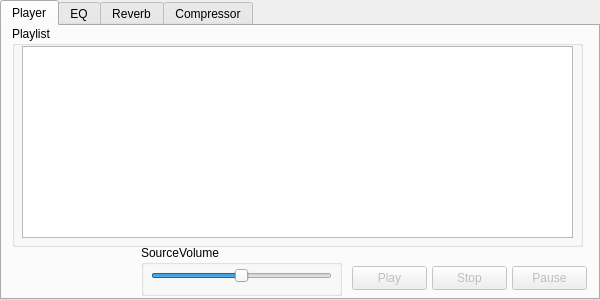
<?xml version="1.0" encoding="UTF-8"?>
<ui version="4.0">
 <class>ASQt_SourceClass</class>
 <widget class="QWidget" name="ASQt_SourceClass">
  <property name="geometry">
   <rect>
    <x>0</x>
    <y>0</y>
    <width>600</width>
    <height>300</height>
   </rect>
  </property>
  <property name="minimumSize">
   <size>
    <width>600</width>
    <height>300</height>
   </size>
  </property>
  <property name="maximumSize">
   <size>
    <width>600</width>
    <height>300</height>
   </size>
  </property>
  <property name="acceptDrops">
   <bool>true</bool>
  </property>
  <property name="windowTitle">
   <string>ASQt_Source</string>
  </property>
  <widget class="QTabWidget" name="m_Player">
   <property name="geometry">
    <rect>
     <x>0</x>
     <y>0</y>
     <width>600</width>
     <height>300</height>
    </rect>
   </property>
   <property name="minimumSize">
    <size>
     <width>600</width>
     <height>300</height>
    </size>
   </property>
   <property name="maximumSize">
    <size>
     <width>600</width>
     <height>300</height>
    </size>
   </property>
   <property name="currentIndex">
    <number>0</number>
   </property>
   <widget class="QWidget" name="m_PlayerTab">
    <attribute name="title">
     <string>Player</string>
    </attribute>
    <widget class="QPushButton" name="m_PauseButton">
     <property name="enabled">
      <bool>false</bool>
     </property>
     <property name="geometry">
      <rect>
       <x>510</x>
       <y>240</y>
       <width>75</width>
       <height>24</height>
      </rect>
     </property>
     <property name="text">
      <string>Pause</string>
     </property>
    </widget>
    <widget class="QGroupBox" name="groupBox">
     <property name="geometry">
      <rect>
       <x>139</x>
       <y>219</y>
       <width>201</width>
       <height>51</height>
      </rect>
     </property>
     <property name="title">
      <string>SourceVolume</string>
     </property>
     <widget class="QSlider" name="m_SourceVol">
      <property name="geometry">
       <rect>
        <x>10</x>
        <y>20</y>
        <width>181</width>
        <height>22</height>
       </rect>
      </property>
      <property name="maximum">
       <number>200</number>
      </property>
      <property name="value">
       <number>100</number>
      </property>
      <property name="orientation">
       <enum>Qt::Horizontal</enum>
      </property>
     </widget>
    </widget>
    <widget class="QPushButton" name="m_PlayButton">
     <property name="enabled">
      <bool>false</bool>
     </property>
     <property name="geometry">
      <rect>
       <x>350</x>
       <y>240</y>
       <width>75</width>
       <height>24</height>
      </rect>
     </property>
     <property name="text">
      <string>Play</string>
     </property>
    </widget>
    <widget class="QPushButton" name="m_StopButton">
     <property name="enabled">
      <bool>false</bool>
     </property>
     <property name="geometry">
      <rect>
       <x>430</x>
       <y>240</y>
       <width>75</width>
       <height>24</height>
      </rect>
     </property>
     <property name="text">
      <string>Stop</string>
     </property>
    </widget>
    <widget class="QGroupBox" name="groupBox_2">
     <property name="geometry">
      <rect>
       <x>10</x>
       <y>0</y>
       <width>571</width>
       <height>221</height>
      </rect>
     </property>
     <property name="title">
      <string>Playlist</string>
     </property>
     <widget class="QListWidget" name="m_Playlist">
      <property name="geometry">
       <rect>
        <x>10</x>
        <y>20</y>
        <width>551</width>
        <height>192</height>
       </rect>
      </property>
     </widget>
    </widget>
   </widget>
   <widget class="QWidget" name="m_EQTab">
    <attribute name="title">
     <string>EQ</string>
    </attribute>
    <widget class="QCheckBox" name="m_EnableEq">
     <property name="geometry">
      <rect>
       <x>10</x>
       <y>250</y>
       <width>75</width>
       <height>20</height>
      </rect>
     </property>
     <property name="text">
      <string>Enable</string>
     </property>
    </widget>
    <widget class="QWidget" name="">
     <property name="geometry">
      <rect>
       <x>10</x>
       <y>10</y>
       <width>551</width>
       <height>201</height>
      </rect>
     </property>
     <layout class="QHBoxLayout" name="horizontalLayout">
      <item>
       <widget class="QSlider" name="m_55Hz">
        <property name="minimum">
         <number>-20</number>
        </property>
        <property name="maximum">
         <number>20</number>
        </property>
        <property name="orientation">
         <enum>Qt::Vertical</enum>
        </property>
       </widget>
      </item>
      <item>
       <widget class="QSlider" name="m_77Hz">
        <property name="minimum">
         <number>-20</number>
        </property>
        <property name="maximum">
         <number>20</number>
        </property>
        <property name="orientation">
         <enum>Qt::Vertical</enum>
        </property>
       </widget>
      </item>
      <item>
       <widget class="QSlider" name="m_110Hz">
        <property name="minimum">
         <number>-20</number>
        </property>
        <property name="maximum">
         <number>20</number>
        </property>
        <property name="orientation">
         <enum>Qt::Vertical</enum>
        </property>
       </widget>
      </item>
      <item>
       <widget class="QSlider" name="m_156Hz">
        <property name="minimum">
         <number>-20</number>
        </property>
        <property name="maximum">
         <number>20</number>
        </property>
        <property name="orientation">
         <enum>Qt::Vertical</enum>
        </property>
       </widget>
      </item>
      <item>
       <widget class="QSlider" name="m_220Hz">
        <property name="minimum">
         <number>-20</number>
        </property>
        <property name="maximum">
         <number>20</number>
        </property>
        <property name="orientation">
         <enum>Qt::Vertical</enum>
        </property>
       </widget>
      </item>
      <item>
       <widget class="QSlider" name="m_311Hz">
        <property name="minimum">
         <number>-20</number>
        </property>
        <property name="maximum">
         <number>20</number>
        </property>
        <property name="orientation">
         <enum>Qt::Vertical</enum>
        </property>
       </widget>
      </item>
      <item>
       <widget class="QSlider" name="m_440Hz">
        <property name="minimum">
         <number>-20</number>
        </property>
        <property name="maximum">
         <number>20</number>
        </property>
        <property name="orientation">
         <enum>Qt::Vertical</enum>
        </property>
       </widget>
      </item>
      <item>
       <widget class="QSlider" name="m_622Hz">
        <property name="minimum">
         <number>-20</number>
        </property>
        <property name="maximum">
         <number>20</number>
        </property>
        <property name="orientation">
         <enum>Qt::Vertical</enum>
        </property>
       </widget>
      </item>
      <item>
       <widget class="QSlider" name="m_880Hz">
        <property name="minimum">
         <number>-20</number>
        </property>
        <property name="maximum">
         <number>20</number>
        </property>
        <property name="orientation">
         <enum>Qt::Vertical</enum>
        </property>
       </widget>
      </item>
      <item>
       <widget class="QSlider" name="m_1200Hz">
        <property name="minimum">
         <number>-20</number>
        </property>
        <property name="maximum">
         <number>20</number>
        </property>
        <property name="orientation">
         <enum>Qt::Vertical</enum>
        </property>
       </widget>
      </item>
      <item>
       <widget class="QSlider" name="m_1800Hhz">
        <property name="minimum">
         <number>-20</number>
        </property>
        <property name="maximum">
         <number>20</number>
        </property>
        <property name="orientation">
         <enum>Qt::Vertical</enum>
        </property>
       </widget>
      </item>
      <item>
       <widget class="QSlider" name="m_2500Hz">
        <property name="minimum">
         <number>-20</number>
        </property>
        <property name="maximum">
         <number>20</number>
        </property>
        <property name="orientation">
         <enum>Qt::Vertical</enum>
        </property>
       </widget>
      </item>
      <item>
       <widget class="QSlider" name="m_3500Hz">
        <property name="minimum">
         <number>-20</number>
        </property>
        <property name="maximum">
         <number>20</number>
        </property>
        <property name="orientation">
         <enum>Qt::Vertical</enum>
        </property>
       </widget>
      </item>
      <item>
       <widget class="QSlider" name="m_5000Hz">
        <property name="minimum">
         <number>-20</number>
        </property>
        <property name="maximum">
         <number>20</number>
        </property>
        <property name="orientation">
         <enum>Qt::Vertical</enum>
        </property>
       </widget>
      </item>
      <item>
       <widget class="QSlider" name="m_7000Hz">
        <property name="minimum">
         <number>-20</number>
        </property>
        <property name="maximum">
         <number>20</number>
        </property>
        <property name="orientation">
         <enum>Qt::Vertical</enum>
        </property>
       </widget>
      </item>
      <item>
       <widget class="QSlider" name="m_10000Hz">
        <property name="minimum">
         <number>-20</number>
        </property>
        <property name="maximum">
         <number>20</number>
        </property>
        <property name="orientation">
         <enum>Qt::Vertical</enum>
        </property>
       </widget>
      </item>
      <item>
       <widget class="QSlider" name="m_14000Hz">
        <property name="minimum">
         <number>-20</number>
        </property>
        <property name="maximum">
         <number>20</number>
        </property>
        <property name="orientation">
         <enum>Qt::Vertical</enum>
        </property>
       </widget>
      </item>
      <item>
       <widget class="QSlider" name="m_20000Hz">
        <property name="minimum">
         <number>-20</number>
        </property>
        <property name="maximum">
         <number>20</number>
        </property>
        <property name="orientation">
         <enum>Qt::Vertical</enum>
        </property>
       </widget>
      </item>
     </layout>
    </widget>
    <widget class="QWidget" name="">
     <property name="geometry">
      <rect>
       <x>0</x>
       <y>210</y>
       <width>531</width>
       <height>18</height>
      </rect>
     </property>
     <layout class="QHBoxLayout" name="horizontalLayout_2">
      <item>
       <widget class="QLabel" name="label">
        <property name="text">
         <string>55Hz</string>
        </property>
        <property name="alignment">
         <set>Qt::AlignCenter</set>
        </property>
       </widget>
      </item>
      <item>
       <widget class="QLabel" name="label_3">
        <property name="text">
         <string>110Hz</string>
        </property>
        <property name="alignment">
         <set>Qt::AlignCenter</set>
        </property>
       </widget>
      </item>
      <item>
       <widget class="QLabel" name="label_5">
        <property name="text">
         <string>220Hz</string>
        </property>
        <property name="alignment">
         <set>Qt::AlignCenter</set>
        </property>
       </widget>
      </item>
      <item>
       <widget class="QLabel" name="label_7">
        <property name="text">
         <string>440Hz</string>
        </property>
        <property name="alignment">
         <set>Qt::AlignCenter</set>
        </property>
       </widget>
      </item>
      <item>
       <widget class="QLabel" name="label_13">
        <property name="text">
         <string>880Hz</string>
        </property>
        <property name="alignment">
         <set>Qt::AlignCenter</set>
        </property>
       </widget>
      </item>
      <item>
       <widget class="QLabel" name="label_11">
        <property name="text">
         <string>1.8kHz</string>
        </property>
        <property name="alignment">
         <set>Qt::AlignCenter</set>
        </property>
       </widget>
      </item>
      <item>
       <widget class="QLabel" name="label_15">
        <property name="text">
         <string>3.5kHz</string>
        </property>
        <property name="alignment">
         <set>Qt::AlignCenter</set>
        </property>
       </widget>
      </item>
      <item>
       <widget class="QLabel" name="label_9">
        <property name="text">
         <string>7kHz</string>
        </property>
        <property name="alignment">
         <set>Qt::AlignCenter</set>
        </property>
       </widget>
      </item>
      <item>
       <widget class="QLabel" name="label_17">
        <property name="text">
         <string>14kHz</string>
        </property>
        <property name="alignment">
         <set>Qt::AlignCenter</set>
        </property>
       </widget>
      </item>
     </layout>
    </widget>
    <widget class="QWidget" name="">
     <property name="geometry">
      <rect>
       <x>30</x>
       <y>230</y>
       <width>531</width>
       <height>20</height>
      </rect>
     </property>
     <layout class="QHBoxLayout" name="horizontalLayout_3">
      <item>
       <widget class="QLabel" name="label_2">
        <property name="text">
         <string>77Hz</string>
        </property>
        <property name="alignment">
         <set>Qt::AlignCenter</set>
        </property>
       </widget>
      </item>
      <item>
       <widget class="QLabel" name="label_4">
        <property name="text">
         <string>156Hz</string>
        </property>
        <property name="alignment">
         <set>Qt::AlignCenter</set>
        </property>
       </widget>
      </item>
      <item>
       <widget class="QLabel" name="label_6">
        <property name="text">
         <string>311Hz</string>
        </property>
        <property name="alignment">
         <set>Qt::AlignCenter</set>
        </property>
       </widget>
      </item>
      <item>
       <widget class="QLabel" name="label_16">
        <property name="text">
         <string>622Hz</string>
        </property>
        <property name="alignment">
         <set>Qt::AlignCenter</set>
        </property>
       </widget>
      </item>
      <item>
       <widget class="QLabel" name="label_14">
        <property name="text">
         <string>1.2kHz</string>
        </property>
        <property name="alignment">
         <set>Qt::AlignCenter</set>
        </property>
       </widget>
      </item>
      <item>
       <widget class="QLabel" name="label_18">
        <property name="text">
         <string>2.5kHz</string>
        </property>
        <property name="alignment">
         <set>Qt::AlignCenter</set>
        </property>
       </widget>
      </item>
      <item>
       <widget class="QLabel" name="label_10">
        <property name="text">
         <string>5kHz</string>
        </property>
        <property name="alignment">
         <set>Qt::AlignCenter</set>
        </property>
       </widget>
      </item>
      <item>
       <widget class="QLabel" name="label_12">
        <property name="text">
         <string>10kHz</string>
        </property>
        <property name="alignment">
         <set>Qt::AlignCenter</set>
        </property>
       </widget>
      </item>
      <item>
       <widget class="QLabel" name="label_8">
        <property name="text">
         <string>20kHz</string>
        </property>
        <property name="alignment">
         <set>Qt::AlignCenter</set>
        </property>
       </widget>
      </item>
     </layout>
    </widget>
   </widget>
   <widget class="QWidget" name="m_ReverbTab">
    <attribute name="title">
     <string>Reverb</string>
    </attribute>
   </widget>
   <widget class="QWidget" name="m_CompressorTab">
    <attribute name="title">
     <string>Compressor</string>
    </attribute>
   </widget>
  </widget>
 </widget>
 <layoutdefault spacing="6" margin="11"/>
 <resources/>
 <connections/>
</ui>
